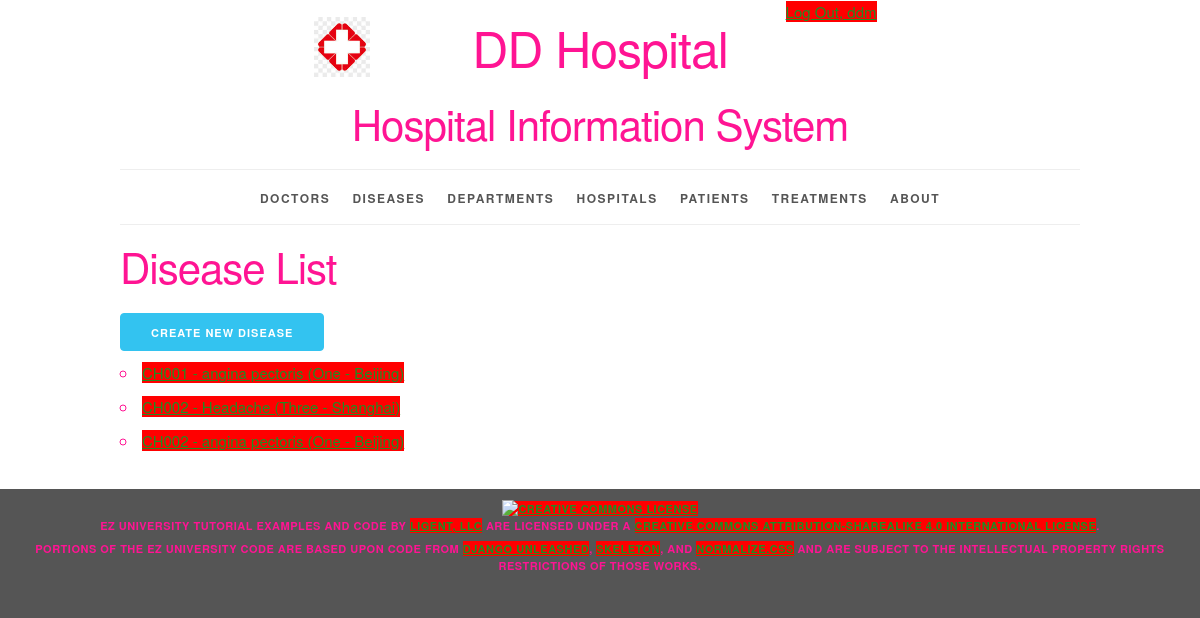
Screenshot of /disease/ (signed in) with the database file from the repository.
### sysinfo/models.py (models this page shows, shortened)
class Disease(models.Model):
    disease_id = models.AutoField(primary_key=True)
    disease_name = models.CharField(max_length=20)
    hospital = models.ForeignKey(Hospital, related_name='diseases', on_delete=models.PROTECT)
    department = models.ForeignKey(Department, related_name='diseases', on_delete=models.PROTECT)
    doctor = models.ForeignKey(Doctor, related_name='diseases', on_delete=models.PROTECT)
    def __str__(self):
        return f'{self.department.department_number} - {self.disease_name} ({self.hospital.__str__()})'
    def get_absolute_url(self):
        return reverse('sysinfo_disease_detail_urlpattern',
                       kwargs={'pk': self.pk}
                       )
    class Meta:
        ordering = ['department', 'disease_name', 'hospital']
        constraints = [
            UniqueConstraint(fields=['hospital', 'department', 'disease_name'],
                             name='unique_disease')
        ]

class Department(models.Model):
    department_id = models.AutoField(primary_key=True)
    department_number = models.CharField(max_length=20)
    department_name = models.CharField(max_length=255)
    class Meta:
        ordering = ['department_number', 'department_name']
        constraints = [
            UniqueConstraint(fields=['department_number', 'department_name'], name='unique_department')
        ]

class Hospital(models.Model):
    hospital_id = models.AutoField(primary_key=True)
    street = models.ForeignKey(Street, related_name='hospitals', on_delete=models.PROTECT)
    city = models.ForeignKey(City, related_name='hospitals', on_delete=models.PROTECT)
    def __str__(self):
        return f'{self.street.street} - {self.city.city_name}'
    class Meta:
        ordering = ['street__street', 'city__city_sequence']
        constraints = [
            UniqueConstraint(fields=['street', 'city'], name='unique_hospital')
        ]

class Street(models.Model):
    street_id = models.AutoField(primary_key=True)
    street = models.IntegerField(unique=True)
    class Meta:
        ordering = ['street']

class City(models.Model):
    city_id = models.AutoField(primary_key=True)
    city_sequence = models.IntegerField(unique=True)
    city_name = models.CharField(max_length=45, unique=True)
    class Meta:
        ordering = ['city_sequence']

### sysinfo/views.py (the view)
class DiseaseList(LoginRequiredMixin, PermissionRequiredMixin, ListView):
    model = Disease
    permission_required = 'sysinfo.view_disease'

### sysinfo/templates/sysinfo/disease_list.html (shortened to what this page needs)
{% extends 'sysinfo/base.html' %}
{% block content %}
    <h2>Disease List</h2>
    <div>
      <a href="{% url 'sysinfo_disease_create_urlpattern' %}"
      class="button button-primary">
        Create New Disease</a>
    </div>
    <ul>
        {% for disease in disease_list %}
            <li>
                <a href="{{ disease.get_absolute_url }}">{{ disease }}</a>
            </li>
        {% empty %}
            <li><em>There are currently no diseases.</em></li>
        {% endfor %}
    </ul>
{% endblock %}

### sysinfo/templates/sysinfo/base.html (shortened to what this page needs)
{% load static %}
<!DOCTYPE html>
<html lang="en">
<head>
    <link rel="stylesheet" type="text/css"
          href="{% static 'sysinfo/normalize.css' %}">
    <link rel="stylesheet" type="text/css"
          href="{% static 'sysinfo/skeleton.css' %}">
    <link rel="stylesheet" type="text/css"
          href="{% static 'sysinfo/style.css' %}">
</head>
<body>
<div class="container">
    <div class="status row">
        <div class="offset-by-eight four columns">
            <ul class="inline">
                {% if user.is_authenticated %}
                    <li><a href="{% url 'logout_urlpattern' %}">
                        Log Out, {{ user.get_username }}</a></li>
                {% else %}
                    <li><a href="{% url 'login_urlpattern' %}">
                        Log In</a></li>
                {% endif %}
            </ul>
        </div>
    </div>
    <header class="row">
        <div class="offset-by-one ten columns">
            <h1 class="logo">DD Hospital</h1>
            <h2>Hospital Information System</h2>
        </div>
    </header>
    <nav>
        <ul>
            {% if perms.sysinfo.view_doctor %}
                <li>
                    <a href="{% url 'sysinfo_doctor_list_urlpattern' %}">
                        Doctors</a></li>
            {% endif %}
            {% if perms.sysinfo.view_disease %}
                <li>
                    <a href="{% url 'sysinfo_disease_list_urlpattern' %}">
                        Diseases</a></li>
            {% endif %}
            {% if perms.sysinfo.view_department %}
                <li>
                    <a href="{% url 'sysinfo_department_list_urlpattern' %}">
                        Departments</a></li>
            {% endif %}
            {% if perms.sysinfo.view_hospital %}
                <li>
                    <a href="{% url 'sysinfo_hospital_list_urlpattern' %}">
                        Hospitals</a></li>
            {% endif %}
            {% if perms.sysinfo.view_patient %}
                <li>
                    <a href="{% url 'sysinfo_patient_list_urlpattern' %}">
                        Patients</a></li>
            {% endif %}
            {% if perms.sysinfo.view_treatment %}
                <li>
                    <a href="{% url 'sysinfo_treatment_list_urlpattern' %}">
                        Treatments</a></li>
            {% endif %}
            <li>
                <a href="{% url 'about_urlpattern' %}">
                    About</a></li>
        </ul>
    </nav>
    <main>
        {% block content %}{% endblock %}
    </main>
</div>
<footer>
    <p>
        <a rel="license" href="http://creativecommons.org/licenses/by-sa/4.0/">
            <img alt="Creative Commons License" style="border-width:0"
                 src="https://i.creativecommons.org/l/by-sa/4.0/88x31.png"/>
        </a><br/><span property="dct:title">EZ University Tutorial Examples and Code</span>
        by
        <a href="https://www.ligent.net" property="cc:attributionName"
           rel="cc:attributionURL">Ligent, LLC</a> are licensed under a
        <a rel="license" href="http://creativecommons.org/licenses/by-sa/4.0/">Creative Commons Attribution-ShareAlike
            4.0 International License</a>.
    </p>
    <p>Portions of the EZ University code are based upon code from
        <a href="https://django-unleashed.com">Django Unleashed</a>,
        <a href="http://getskeleton.com/">Skeleton</a>, and
        <a href="https://necolas.github.io/normalize.css/">Normalize.css</a> and
        are subject to the intellectual property rights restrictions of those works.
    </p>
</footer>
</body>
</html>

### sysinfo/static/sysinfo/skeleton.css (style rules this page uses)
.container { position: relative; width: 100%; max-width: 960px; margin: 0 auto; padding: 0 20px; box-sizing: border-box; }
.column, .columns { width: 100%; float: left; box-sizing: border-box; }
@media (min-width: 400px) { .container { width: 85%; padding: 0; } }
@media (min-width: 550px) { .container { width: 80%; } }
@media (min-width: 550px) { .column, .columns { margin-left: 4%; } }
@media (min-width: 550px) { .column:first-child, .columns:first-child { margin-left: 0; } }
@media (min-width: 550px) { .four.columns { width: 30.6666666667%; } }
@media (min-width: 550px) { .ten.columns { width: 82.6666666667%; } }
@media (min-width: 550px) { .offset-by-one.column, .offset-by-one.columns { margin-left: 8.66666666667%; } }
@media (min-width: 550px) { .offset-by-eight.column, .offset-by-eight.columns { margin-left: 69.3333333333%; } }
html { font-size: 62.5%; }
body { font-size: 1.5em; line-height: 1.6; font-weight: 400; font-family: "Raleway", "HelveticaNeue", "Helvetica Neue", Helvetica, Arial, sans-serif; color: #FF1493; }
h1, h2, h3, h4, h5, h6 { margin-top: 0; margin-bottom: 2rem; font-weight: 300; }
h1 { font-size: 4.0rem; line-height: 1.2; letter-spacing: -.1rem; }
h2 { font-size: 3.6rem; line-height: 1.25; letter-spacing: -.1rem; }
@media (min-width: 550px) { h1 { font-size: 5.0rem; } }
@media (min-width: 550px) { h2 { font-size: 4.2rem; } }
p { margin-top: 0; }
a { color: #228B22; }
.button, button, input[type="submit"], input[type="reset"], input[type="button"] { display: inline-block; height: 38px; padding: 0 30px; color: #555; text-align: center; font-size: 11px; font-weight: 600; line-height: 38px; letter-spacing: .1rem; text-transform: uppercase; text-decoration: none; white-space: nowrap; background-color: #BDB76B; border-radius: 4px; border: 1px solid #bbb; cursor: pointer; box-sizing: border-box; }
.button.button-primary, button.button-primary, input[type="submit"].button-primary, input[type="reset"].button-primary, input[type="button"].button-primary { color: #FFF; background-color: #33C3F0; border-color: #33C3F0; }
ul { list-style: circle inside; }
ol, ul { padding-left: 0; margin-top: 0; }
li { margin-bottom: 1rem; }
button, .button { margin-bottom: 1rem; }
pre, blockquote, dl, figure, table, p, ul, ol, form { margin-bottom: 2.5rem; }
.container:after, .row:after, .u-cf { content: ""; display: table; clear: both; }

### sysinfo/static/sysinfo/style.css (style rules this page uses)
html { height: 100%; background-color: #555; }
body { background-color: white; }
body>div>header { text-align: center;; }
header h1 { display: inline-block; font-weight: normal; font-style: normal; width: 100%; margin-top: 0; padding-top: 0; }
.logo { padding-top: 50px; background-image: url("/static/sysinfo/logo.png"); background-size: 50px; background-repeat: no-repeat; background-position: top; }
@media (min-width: 750px) { .logo { padding-top: 0; background-size: contain; background-position: 0% 0%; } }
@media (min-width: 1000px) { .logo { background-position: 10% 0%; } }
@media (min-width: 1200px) { .logo { background-position: 15% 0%; } }
nav { border-top: 1px solid #eee; width: 100%; border-bottom: 1px solid #eee; margin: 0 0 1em; padding: 0; }
nav ul { margin: 0; padding: 1em 0; list-style-type: none; text-align: center; }
nav ul li { display: inline; padding: 0; margin: 0 0.25em; font-weight: 600; text-transform: uppercase; text-align: center; font-size: 1rem; letter-spacing: .10rem; }
@media (min-width: 400px) { nav ul li { letter-spacing: .15rem; font-size: 1.2rem; margin: 0 0.5em; } }
@media (min-width: 550px) { nav ul li { margin: 0 0.75em; } }
nav ul li a { color: #555; text-decoration: none; background-color: transparent; cursor: pointer; }
.inline { list-style-type: none; padding: 0; margin: 0 0 -0.5em; }
.inline li { display: inline; }
body>footer { width: 100%; background-color: #555; font-size: 1.1rem; letter-spacing: .05rem; font-weight: 600; text-transform: uppercase; text-align: center; padding: 1em 0; margin: 1em 0; }
body>footer p { margin-bottom: 0.5rem; }

### rows the page displays
Disease: department+disease_name+hospital "CH001 - angina pectoris (One - Beijing)"
Disease: department+disease_name+hospital "CH002 - Headache (Three - Shanghai)"
Disease: department+disease_name+hospital "CH002 - angina pectoris (One - Beijing)"

### other values shown
{{ user.get_username }} "ddm"
